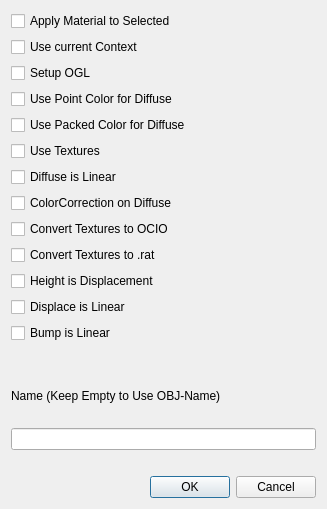
<?xml version="1.0" encoding="UTF-8"?>
<ui version="4.0">
 <class>RSMatBuilder</class>
 <widget class="QWidget" name="RSMatBuilder">
  <property name="geometry">
   <rect>
    <x>0</x>
    <y>0</y>
    <width>327</width>
    <height>509</height>
   </rect>
  </property>
  <property name="sizePolicy">
   <sizepolicy hsizetype="Preferred" vsizetype="Preferred">
    <horstretch>0</horstretch>
    <verstretch>0</verstretch>
   </sizepolicy>
  </property>
  <property name="mouseTracking">
   <bool>true</bool>
  </property>
  <property name="windowTitle">
   <string>RS Material Builder</string>
  </property>
  <layout class="QGridLayout" name="gridLayout">
   <item row="0" column="0">
    <layout class="QVBoxLayout" name="verticalLayout">
     <property name="sizeConstraint">
      <enum>QLayout::SetDefaultConstraint</enum>
     </property>
     <item>
      <widget class="QCheckBox" name="cbx_applyMat">
       <property name="text">
        <string>Apply Material to Selected</string>
       </property>
      </widget>
     </item>
     <item>
      <widget class="QCheckBox" name="cbx_context">
       <property name="text">
        <string>Use current Context</string>
       </property>
      </widget>
     </item>
     <item>
      <widget class="QCheckBox" name="cbx_setupOGL">
       <property name="text">
        <string>Setup OGL</string>
       </property>
      </widget>
     </item>
     <item>
      <widget class="QCheckBox" name="cbx_diffpt">
       <property name="text">
        <string>Use Point Color for Diffuse</string>
       </property>
      </widget>
     </item>
     <item>
      <widget class="QCheckBox" name="cbx_diffPack">
       <property name="text">
        <string>Use Packed Color for Diffuse</string>
       </property>
      </widget>
     </item>
     <item>
      <widget class="QCheckBox" name="cbx_useTex">
       <property name="text">
        <string>Use Textures</string>
       </property>
      </widget>
     </item>
     <item>
      <widget class="QCheckBox" name="cbx_diffLinear">
       <property name="text">
        <string>Diffuse is Linear</string>
       </property>
      </widget>
     </item>
     <item>
      <widget class="QCheckBox" name="cbx_ccDiffuse">
       <property name="text">
        <string>ColorCorrection on Diffuse</string>
       </property>
      </widget>
     </item>
     <item>
      <widget class="QCheckBox" name="cbx_convert">
       <property name="text">
        <string>Convert Textures to OCIO</string>
       </property>
      </widget>
     </item>
     <item>
      <widget class="QCheckBox" name="cbx_convertRat">
       <property name="text">
        <string>Convert Textures to .rat</string>
       </property>
      </widget>
     </item>
     <item>
      <widget class="QCheckBox" name="cbx_heightDisp">
       <property name="text">
        <string>Height is Displacement</string>
       </property>
      </widget>
     </item>
     <item>
      <widget class="QCheckBox" name="cbx_dispLinear">
       <property name="text">
        <string>Displace is Linear</string>
       </property>
      </widget>
     </item>
     <item>
      <widget class="QCheckBox" name="cbx_bumpLinear">
       <property name="text">
        <string>Bump is Linear</string>
       </property>
      </widget>
     </item>
     <item>
      <spacer name="horizontalSpacer_3">
       <property name="orientation">
        <enum>Qt::Horizontal</enum>
       </property>
       <property name="sizeHint" stdset="0">
        <size>
         <width>40</width>
         <height>20</height>
        </size>
       </property>
      </spacer>
     </item>
     <item>
      <widget class="QLabel" name="label">
       <property name="text">
        <string>Name (Keep Empty to Use OBJ-Name)</string>
       </property>
      </widget>
     </item>
     <item>
      <widget class="QLineEdit" name="fld_username"/>
     </item>
     <item>
      <spacer name="horizontalSpacer_2">
       <property name="orientation">
        <enum>Qt::Horizontal</enum>
       </property>
       <property name="sizeHint" stdset="0">
        <size>
         <width>40</width>
         <height>20</height>
        </size>
       </property>
      </spacer>
     </item>
     <item>
      <widget class="QDialogButtonBox" name="buttonBox">
       <property name="standardButtons">
        <set>QDialogButtonBox::Cancel|QDialogButtonBox::Ok</set>
       </property>
      </widget>
     </item>
    </layout>
   </item>
  </layout>
 </widget>
 <resources/>
 <connections/>
</ui>
